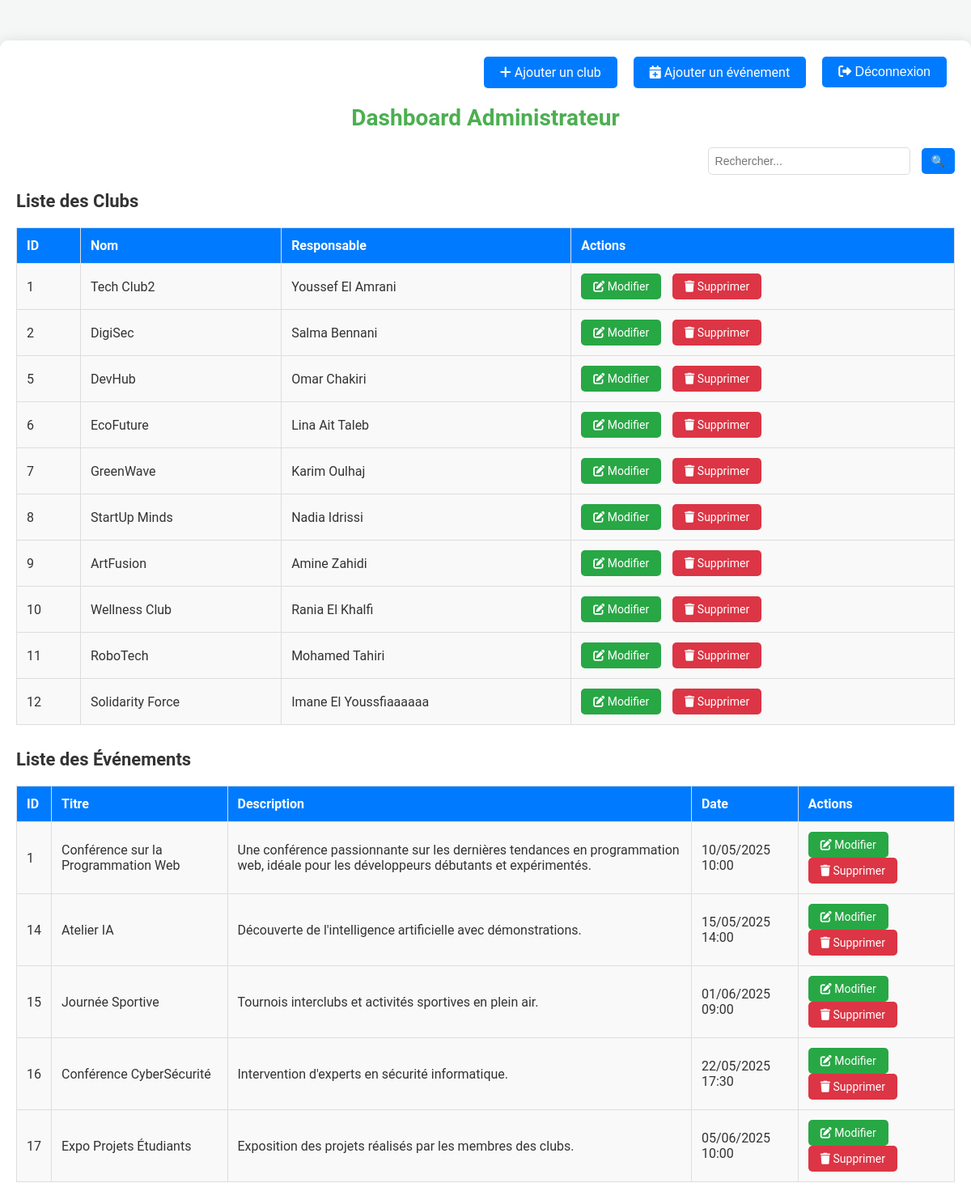
Screenshot of /dashboard.php (signed in) with the database file from the repository.
### tables this page shows
CREATE TABLE `info_clubs` (
  `idclub` int(11) NOT NULL,
  `nomclub` varchar(255) NOT NULL,
  `description` text DEFAULT NULL,
  `vision` text DEFAULT NULL,
  `logo_url` varchar(500) DEFAULT NULL,
  `objectif` text DEFAULT NULL,
  `website` varchar(255) DEFAULT NULL,
  `activites` text DEFAULT NULL,
  `facebook` varchar(255) DEFAULT NULL,
  `instagram` varchar(255) DEFAULT NULL,
  `linkedin` varchar(255) DEFAULT NULL,
  `x_url` varchar(255) DEFAULT NULL,
  `topics` varchar(255) DEFAULT 'Innovation et technologie',
  `responsable_id` varchar(255) DEFAULT NULL
);

CREATE TABLE `responsable` (
  `id_responsable` int(11) NOT NULL,
  `full_name` varchar(255) NOT NULL,
  `email` varchar(255) NOT NULL,
  `mdp` varchar(255) NOT NULL,
  `idclub` int(11) NOT NULL
);

CREATE TABLE `evenement` (
  `id_evenement` int(11) NOT NULL,
  `titre` varchar(255) NOT NULL,
  `description` text NOT NULL,
  `date_evenement` datetime NOT NULL,
  `idclub` int(11) NOT NULL,
  `photo` varchar(255) NOT NULL
);

### dashboard.php (the view, shortened to what this page needs)
<?php
include 'db_connect.php';
?>
<!DOCTYPE html>
<html lang="fr">
<head>
    <link rel="stylesheet" href="https://cdnjs.cloudflare.com/ajax/libs/font-awesome/6.0.0-beta3/css/all.min.css">
</head>
<body>
<div class="container">
    <div class="top-nav">
        <a href="ajouterclub.php" class="btn"><i class="fas fa-plus"></i> Ajouter un club</a>
        <a href="ajouterevenement.php" class="btn"><i class="fas fa-calendar-plus"></i> Ajouter un événement</a>
        <form method="POST" action="logout.php">
            <button type="submit" name="logout" class="btn btn-danger"><i class="fas fa-sign-out-alt"></i> Déconnexion</button>
        </form>
    </div>
    <h1>Dashboard Administrateur</h1>
    <div class="search-container">
        <input type="text" id="searchInput" placeholder="Rechercher...">
        <button onclick="searchTable()">🔍</button>
    </div>
    <h2>Liste des Clubs</h2>
    <div class="table-container">
        <?php
        $result = $conn->query("SELECT * FROM info_clubs");
        if ($result->num_rows > 0): ?>
            <table id="clubsTable">
                <tr>
                    <th>ID</th>
                    <th>Nom</th>
                    <th>Responsable</th>
                    <th>Actions</th>
                </tr>
                <?php while ($row = $result->fetch_assoc()): ?>
                    <?php
                    $responsable_query = $conn->prepare("SELECT full_name FROM responsable WHERE id_responsable = ?");
                    $responsable_query->bind_param("i", $row['responsable_id']);
                    $responsable_query->execute();
                    $responsable_result = $responsable_query->get_result();
                    $responsable = $responsable_result->fetch_assoc();
                    ?>
                    <tr>
                        <td><?= $row['idclub'] ?></td>
                        <td><?= htmlspecialchars($row['nomclub']) ?></td>
                        <td><?= htmlspecialchars($responsable['full_name']) ?></td>
                        <td>
                            <a href="modifierclub.php?idclub=<?= $row['idclub'] ?>" class="btn"><i class="fas fa-edit"></i> Modifier</a>
                            <a href="supprimerclub.php?idclub=<?= $row['idclub'] ?>" class="btn btn-danger" onclick="return confirm('Supprimer ce club ?');"><i class="fas fa-trash"></i> Supprimer</a>
                        </td>
                    </tr>
                <?php endwhile; ?>
            </table>
        <?php else: ?>
            <p>Aucun club trouvé.</p>
        <?php endif; ?>
    </div>
    <h2>Liste des Événements</h2>
    <div class="table-container">
        <?php
        $event_result = $conn->query("SELECT * FROM evenement");
        if ($event_result->num_rows > 0): ?>
            <table id="eventsTable">
                <tr>
                    <th>ID</th>
                    <th>Titre</th>
                    <th>Description</th>
                    <th>Date</th>
                    <th>Actions</th>
                </tr>
                <?php while ($event = $event_result->fetch_assoc()): ?>
                    <tr>
                        <td><?= $event['id_evenement'] ?></td>
                        <td><?= htmlspecialchars($event['titre']) ?></td>
                        <td><?= htmlspecialchars($event['description']) ?></td>
                        <td><?= date('d/m/Y H:i', strtotime($event['date_evenement'])) ?></td>
                        <td>
                            <a href="modifierevenement.php?id_evenement=<?= $event['id_evenement'] ?>" class="btn"><i class="fas fa-edit"></i> Modifier</a>
                            <a href="supprimerevenement.php?id_evenement=<?= $event['id_evenement'] ?>" class="btn btn-danger" onclick="return confirm('Supprimer cet événement ?');"><i class="fas fa-trash"></i> Supprimer</a>
                        </td>
                    </tr>
                <?php endwhile; ?>
            </table>
        <?php else: ?>
            <p>Aucun événement trouvé.</p>
        <?php endif; ?>
    </div>
</div>
</body>
</html>

### dashboard.php (style rules this page uses)
* { margin: 0; padding: 0; box-sizing: border-box; }
body { font-family: 'Roboto', sans-serif; background-color: #f4f7f6; color: #333; }
.container { max-width: 1200px; margin: 50px auto; padding: 20px; background-color: #ffffff; box-shadow: 0 0 15px rgba(0, 0, 0, 0.1); border-radius: 10px; }
h1 { font-size: 28px; color: #4CAF50; margin-bottom: 20px; text-align: center; }
h2 { font-size: 22px; margin-bottom: 15px; color: #333; }
.top-nav { display: flex; justify-content: flex-end; margin-bottom: 20px; }
.top-nav a, .top-nav button { background-color: #007BFF; color: white; padding: 10px 20px; border-radius: 5px; margin-left: 10px; text-decoration: none; font-size: 16px; transition: background-color 0.3s; border: none; }
.table-container { margin-bottom: 30px; }
table { width: 100%; border-collapse: collapse; margin: 20px 0; }
th, td { padding: 12px; text-align: left; border: 1px solid #ddd; }
th { background-color: #007BFF; color: white; }
td { background-color: #f9f9f9; transition: background-color 0.3s; }
.btn { display: inline-block; background-color: #28a745; color: white; padding: 8px 15px; border-radius: 5px; text-decoration: none; font-size: 14px; margin-right: 10px; transition: background-color 0.3s; }
.btn-danger { background-color: #dc3545; }
.search-container { margin-bottom: 20px; text-align: right; }
.search-container input[type="text"] { padding: 8px; font-size: 14px; width: 250px; border: 1px solid #ddd; border-radius: 5px; }
.search-container button { padding: 8px 12px; font-size: 14px; background-color: #007BFF; color: white; border: none; border-radius: 5px; margin-left: 10px; cursor: pointer; }

### rows the page displays
info_clubs: idclub "1", nomclub "Tech Club2", responsable.full_name "Youssef El Amrani"
info_clubs: idclub "2", nomclub "DigiSec", responsable.full_name "Salma Bennani"
info_clubs: idclub "5", nomclub "DevHub", responsable.full_name "Omar Chakiri"
info_clubs: idclub "6", nomclub "EcoFuture", responsable.full_name "Lina Ait Taleb"
info_clubs: idclub "7", nomclub "GreenWave", responsable.full_name "Karim Oulhaj"
info_clubs: idclub "8", nomclub "StartUp Minds", responsable.full_name "Nadia Idrissi"
info_clubs: idclub "9", nomclub "ArtFusion", responsable.full_name "Amine Zahidi"
info_clubs: idclub "10", nomclub "Wellness Club", responsable.full_name "Rania El Khalfi"
info_clubs: idclub "11", nomclub "RoboTech", responsable.full_name "Mohamed Tahiri"
info_clubs: idclub "12", nomclub "Solidarity Force", responsable.full_name "Imane El Youssfiaaaaaa"
evenement: id_evenement "1", titre "Conférence sur la Programmation Web", description "Une conférence passionnante sur les dernières tendances en programmation web, idéale pour les développeurs débutants et expérimentés.", date_evenement "10/05/2025 10:00"
evenement: id_evenement "14", titre "Atelier IA", description "Découverte de l'intelligence artificielle avec démonstrations.", date_evenement "15/05/2025 14:00"
evenement: id_evenement "15", titre "Journée Sportive", description "Tournois interclubs et activités sportives en plein air.", date_evenement "01/06/2025 09:00"
evenement: id_evenement "16", titre "Conférence CyberSécurité", description "Intervention d'experts en sécurité informatique.", date_evenement "22/05/2025 17:30"
evenement: id_evenement "17", titre "Expo Projets Étudiants", description "Exposition des projets réalisés par les membres des clubs.", date_evenement "05/06/2025 10:00"
